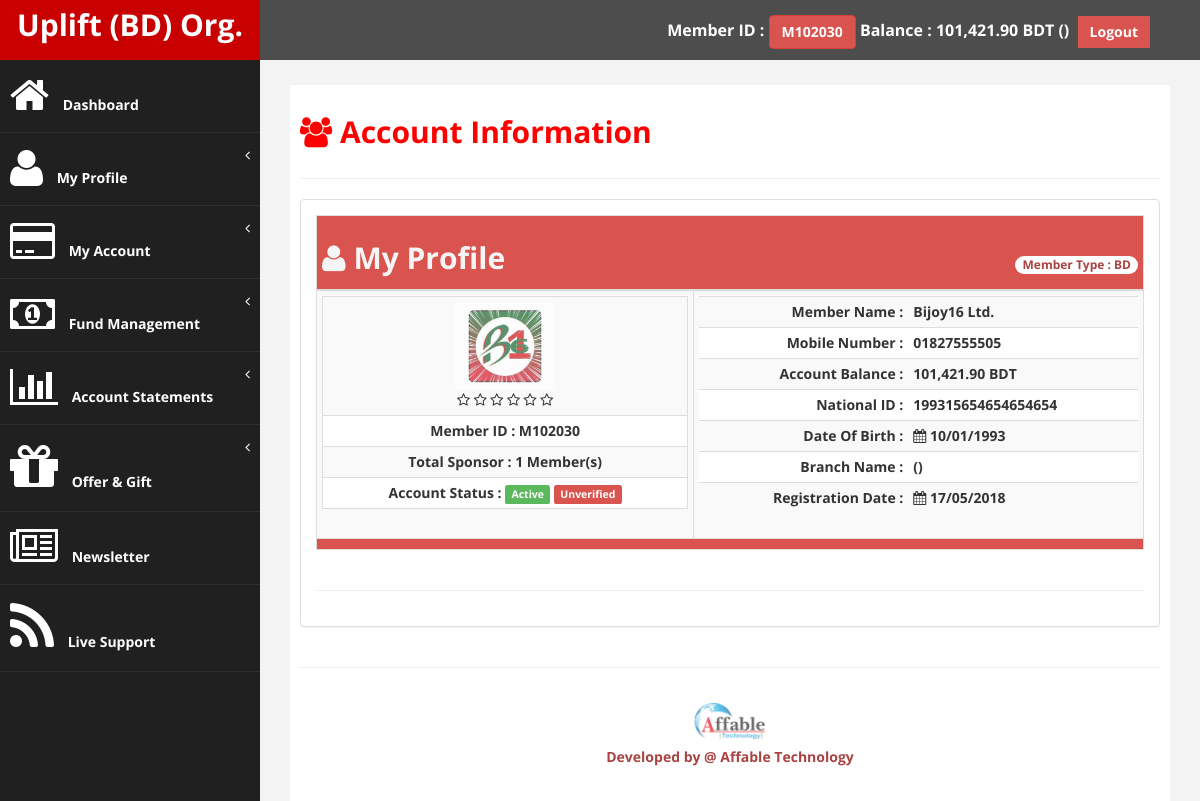
The page /up_user/profile.php (signed in) on the database its author committed.
### tables this page shows
CREATE TABLE `tbl_users_info` (
  `u_id` int(11) NOT NULL,
  `u_userid` varchar(100) NOT NULL,
  `u_name` varchar(100) NOT NULL,
  `u_sponsor_id` int(11) NOT NULL,
  `u_placement_id` int(11) NOT NULL,
  `u_branch_id` int(11) NOT NULL,
  `u_nid` varchar(100) NOT NULL,
  `u_dob` date NOT NULL,
  `u_type` int(11) NOT NULL,
  `u_pv_value` decimal(10,2) NOT NULL,
  `u_balance` decimal(13,2) NOT NULL,
  `u_contact` varchar(20) NOT NULL,
  `u_password` varchar(255) NOT NULL,
  `u_tpin` int(11) NOT NULL,
  `u_reg_date` date NOT NULL,
  `u_reg_time` time NOT NULL,
  `u_picture` varchar(100) NOT NULL,
  `u_image` blob NOT NULL,
  `u_token` varchar(255) NOT NULL,
  `u_verify` int(11) NOT NULL,
  `u_status` int(11) NOT NULL,
  `u_agent` int(11) NOT NULL,
  `u_admin` int(11) NOT NULL,
  `u_employee` int(11) NOT NULL
);

CREATE TABLE `tbl_users_type` (
  `ut_id` int(11) NOT NULL,
  `ut_type` varchar(100) NOT NULL,
  `ut_status` int(11) NOT NULL
);

### up_user/includes/common.php (called while the page is built, shortened)
<?php
$WebsiteSiteName="Uplift (BD) Org.";
?>

### up_user/includes/fn_users.php (called while the page is built, shortened)
<?php
function get_users_type_info_by_id($user_type){
    $user = array();
    global $connection;
    $results = mysqli_query($connection,"SELECT * FROM tbl_users_type WHERE ut_id='".$user_type."'");
    if($results){
        $user = mysqli_fetch_array($results);
    }
    return $user;
}
function get_sponsor_list_by_user_id($user_id){
    $var = array();
    global $connection;
    $results = mysqli_query($connection,"SELECT * FROM tbl_users_info WHERE u_sponsor_id='".$user_id."' ORDER BY u_id DESC");
    if($results){
        while($row = mysqli_fetch_array($results)){
            $var[] = $row;
        }
    }
    return $var;
}
function get_user_info_by_id($user_id){
    $var = array();
    global $connection;
    $results = mysqli_query($connection,"SELECT * FROM tbl_users_info WHERE u_id ='".$user_id."'");
    if($results){
        $var = mysqli_fetch_array($results);
    }
    return $var;
}
?>

### up_user/profile.php (the view, shortened to what this page needs)
<?php
if(!isset($_SESSION['user'])){
header("Location: login.php");
}else{
include './includes/functions.php';
$user_id = $_SESSION['user']['u_id'];
$user_info = get_user_info_by_id($user_id);
$user_branch=get_branch_info_by_id($user_info['u_branch_id']);
$user_type=get_users_type_info_by_id($user_info['u_type']);
$user_sponsor_list=get_sponsor_list_by_user_id($user_id);
?>
<!DOCTYPE html>
<html xmlns="http://www.w3.org/1999/xhtml">
<head>
    <link href="assets/css/bootstrap.css" rel="stylesheet" />
    <link href="assets/css/font-awesome.css" rel="stylesheet" />
    <link href="assets/css/custom.css" rel="stylesheet" />
</head>
<body>
    <div id="wrapper">
        <?php include './navtop.php'; ?>
        <?php include './navside.php'; ?>
                <div id="page-wrapper" >
                    <div id="page-inner">
                        <div class="row">
                            <div class="col-md-12">
                                <h2><b><i class="fa fa-users"></i> Account Information</b></h2>
                            </div>
                        </div>
                         <hr />
                       <div class="row">
                        <div class="col-md-12">
                            <div class="panel panel-default btn-default">
                                <div class="panel-body">
                                    <div class="row">
                                        <div class="col-md-12">
                                             <table class="table table-bordered table-condensed table-striped">
                                                <thead>
                                                    <tr class="btn-danger">
                                                        <th colspan="4">
                                                            <h2 style="color: whitesmoke;"><i class="fa fa-user"></i> <b>My Profile</b>
                                                            <span class="pull-right">
                                                                <span class="badge"><b class="text-danger">Member Type : <?php echo $user_type['ut_type']; ?></b></span>                                                            </span>
                                                            </h2>
                                                        </th>
                                                    </tr>
                                                </thead>
                                                <tbody>
                                                    <tr>
                                                        <td>
                                                            <table class="table table-bordered table-condensed table-striped table-hover">
                                                                <tbody>
                                                                    <tr>
                                                                        <td class="text-center" colspan="2">
                                                                            <?php
                                                                            if($user_info['u_picture']){
                                                                            ?>
                                                                            <img class="img img-thumbnail img-responsive btn disabled" src="assets/img/members/<?php echo $user_info['u_picture']; ?>" alt="No Image" width="100" height="100" />
                                                                            <?php }else{ ?>
                                                                            <img class="img img-thumbnail img-responsive btn disabled" src="assets/img/members/member.jpg" width="100" height="100" />
                                                                            <?php } ?>
                                                                            <?php if($user_info['u_type']=='7'){ ?>
                                                                                <br>
                                                                                <b><i class="fa fa-star text-primary"></i></b>
                                                                                <b><i class="fa fa-star text-primary"></i></b>
                                                                                <b><i class="fa fa-star text-primary"></i></b>
                                                                                <b><i class="fa fa-star text-primary"></i></b>
                                                                                <b><i class="fa fa-star text-primary"></i></b>
                                                                                <b><i class="fa fa-star text-primary"></i></b>
                                                                            <?php }else{ ?>
                                                                            <br>
                                                                                <b><i class="fa fa-star-o"></i></b>
                                                                                <b><i class="fa fa-star-o"></i></b>
                                                                                <b><i class="fa fa-star-o"></i></b>
                                                                                <b><i class="fa fa-star-o"></i></b>
                                                                                <b><i class="fa fa-star-o"></i></b>
                                                                                <b><i class="fa fa-star-o"></i></b>
                                                                            <?php } ?>
                                                                        </td>
                                                                    </tr>
                                                                    <tr>
                                                                        <td colspan="2" class="text-center"><b>Member ID : <?php echo $user_info['u_userid']; ?></b></td>
                                                                    </tr>
                                                                    <tr>
                                                                        <td colspan="2" class="text-center"><b>Total Sponsor : <?php echo count($user_sponsor_list); ?> Member(s)</b></td>
                                                                    </tr>
                                                                    <tr>
                                                                        <td colspan="2" class="text-center">
                                                                            <b>Account Status : <?php if($user_info['u_status']==1){ echo '<span class="label label-success">Active</span>';} else{ echo '<span class="label label-danger">Deactive</span>'; } ?>
                                                                                <?php if($user_info['u_verify']==1){ echo '<span class="label label-success">Verified</span>';} else{ echo '<span class="label label-danger">Unverified</span>'; } ?>
                                                                            </b>
                                                                        </td>
                                                                    </tr>
                                                                </tbody>
                                                            </table>
                                                        </td>
                                                        <td>
                                                            <table class="table table-striped table-condensed table-hover">
                                                                <tbody>
                                                                    <tr>
                                                                        <td class="text-right"><b>Member Name :</b></td>
                                                                        <td><b><?php echo $user_info['u_name']; ?></b></td>
                                                                    </tr>
                                                                    <tr>
                                                                        <td class="text-right"><b>Mobile Number :</b></td>
                                                                        <td><b><?php echo $user_info['u_contact']; ?></b></td>
                                                                    </tr>
                                                                    <tr>
                                                                        <td class="text-right"><b>Account Balance :</b></td>
                                                                        <td><b><?php $u_balance=$user_info['u_balance']; echo number_format($u_balance,2); ?> BDT</b></td>
                                                                    </tr>
                                                                    <tr>
                                                                        <td class="text-right"><b>National ID :</b></td>
                                                                        <td><b><?php echo $user_info['u_nid']; ?></b></td>
                                                                    </tr>
                                                                    <tr>
                                                                        <td class="text-right"><b>Date Of Birth :</b></td>
                                                                        <td><b><i class="fa fa-calendar"></i> <?php echo date('d/m/Y',strtotime($user_info['u_dob'])); ?></b></td>
                                                                    </tr>
                                                                    <tr>
                                                                        <td class="text-right"><b>Branch Name :</b></td>
                                                                        <td><b><?php echo $user_branch['br_name'].' ('.$user_branch['br_code'].')'; ?></b></td>
                                                                    </tr>
                                                                    <tr>
                                                                        <td class="text-right"><b>Registration Date :</b></td>
                                                                        <td><b><i class="fa fa-calendar"></i> <?php echo date('d/m/Y',strtotime($user_info['u_reg_date'])); ?></b></td>
                                                                    </tr>
                                                                </tbody>
                                                            </table>
                                                        </td>
                                                    </tr>
                                                </tbody>
                                                <tfoot>
                                                    <tr>
                                                        <td colspan="2" class="btn-danger"></td>
                                                    </tr>
                                                </tfoot>
                                            </table>
                                        </div>
                                    </div>
                                    <hr/>
                                </div>
                            </div>
                        </div>
                    </div>
                    <hr />
                 <?php include './footer.php'; ?>
            </div>
            </div>
        </div>
</body>
</html>
<?php } ?>

### up_user/navtop.php (shortened to what this page needs)
<nav class="navbar navbar-default navbar-cls-top " role="navigation" style="margin-bottom: 0">
    <div class="navbar-header">
        <a class="navbar-brand" href="cpanel.php"><?php echo '<b>'.$WebsiteSiteName.'</b>'; ?></a>
    </div>
    <div style="color: white;padding: 15px 50px 5px 50px;float: right;font-size: 16px;">
        <b>Member ID : <a href="profile.php" class="btn btn-danger"><b><?php echo $user_info['u_userid']; ?></b></a>
            Balance :
            <?php
            $u_balance=$user_info['u_balance'];
            echo number_format($u_balance,2); ?> BDT (<?php echo $user_branch['br_name']; ?>)</b>&nbsp;
            <a href="logout.php" class="btn btn-danger square-btn-adjust"><b>Logout</b></a>
    </div>
</nav>

### up_user/assets/css/custom.css (style rules this page uses)
body { font-family: 'Open Sans', sans-serif; }
#wrapper { width: 100%; background:#202020; }
#page-wrapper { padding: 15px 15px; min-height: 600px; background:#F3F3F3; }
#page-inner { width:100%; margin:10px 20px 10px 0px; background-color:#fff!important; padding:10px; min-height:1200px; }
.text-center { text-align:center; }
h2 { color: #f00; }
.square-btn-adjust { border: 0px solid transparent; -webkit-border-radius: 0px; -moz-border-radius: 0px; border-radius: 0px; }
.navbar-cls-top .navbar-brand { color: #fff; background: #C90000; width: 260px; text-align: center; height: 60px; font-size: 30px; font-weight: 700; }
.navbar-cls-top { background:#4D4D4D; border-bottom:none; }
.navbar-default { border:0px solid black; }
.navbar-header { background: #A70303; }
@media (min-width:768px) { #page-wrapper { margin: 0 0 0 260px; padding: 15px 30px; min-height: 1200px; } }
@media (min-width:768px) { .navbar { border-radius: 0px; } }

### rows shown on the page
tbl_users_info: u_userid "M102030", u_balance "101,421.90", u_picture (picture), u_name "Bijoy16 Ltd.", u_contact "01827555505", u_nid "199315654654654654", u_dob "10/01/1993", u_reg_date "17/05/2018"
tbl_users_type: ut_type "BD"

### other values the page prints
$WebsiteSiteName "Uplift (BD) Org."
count($user_sponsor_list) "1"
$developer "Affable Technology"
